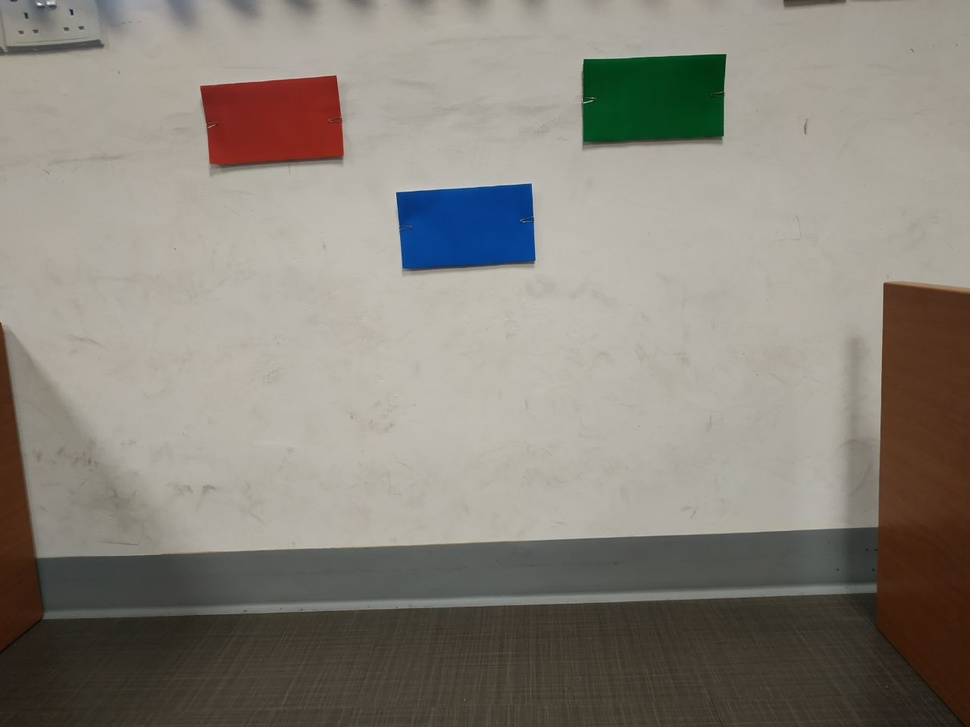
#> input picture Payload/target.jpg, 970 x 727 px, shrunk from 1280 x 960 before the run
$ python detect.py
#> lines starting #> are read from the running program, lines starting #| are printed output that depends on the picture; after the words box and inside, x2 and y2 are one past the last pixel; in counts of white or black regions, pixels touching at a corner belong together
import cv2
import numpy as np
import imutils

#cv2.ocl.setUseOpenCL(False)
#where is the image stored
image=cv2.imread('target.jpg')
#> image is the input picture: shape (727, 970, 3); mean B, G, R 123.2, 132.2, 137.1

#range of BGR values. cuz apparently opencv represents images as Np arrays in reverse order?
D_PRINT = True
def dprint(s):
    if D_PRINT:
        print(s)

mapping = {'red': ([17,15,100],[50,56,200])}

color2detect = 'red'
boundaries = mapping[color2detect]

#cv2.imshow('image',image)
lower=np.array(boundaries[0], dtype = "uint8")
upper=np.array(boundaries[1],dtype = "uint8")
mask=cv2.inRange(image, lower, upper) # binary mask of white n black pixel
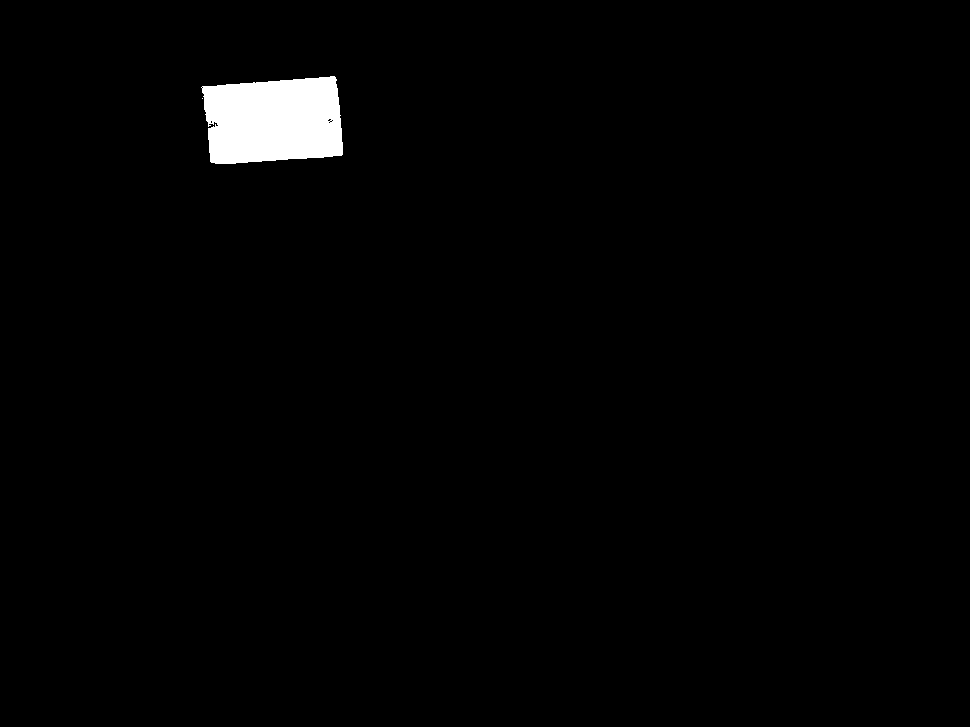
#> mask: shape (727, 970); 1.5% white; 2 white regions (1 under 20 px)
#cv2.imshow('mask',mask)
result=cv2.bitwise_and(image, image, mask=mask)
#cv2.imshow('images',np.hstack([image,result]))
cv2.waitKey(0)
result=np.array(result)
#cv2.imshow('result2',result)
contours=cv2.findContours(mask,cv2.RETR_LIST,cv2.CHAIN_APPROX_SIMPLE)
#> contours = 8 contours, 7 with area under 20; largest, box (x1, y1, x2, y2) and area: (201, 76, 343, 164) 10380
contours = imutils.grab_contours(contours)
dims = ()
for c in contours:
    peri = cv2.arcLength(c,True)
    approx = cv2.approxPolyDP(c,0.04*peri,True)

    x,y,w,h=cv2.boundingRect(np.float32(approx)) #returns rectangle object with xy cor of top left corner n width n height parameter
    if w >= 100 and h >= 80:
        dims= (x,y)
        break
#> this loop made 8 passes
#> (peri, approx, x, y, w, h) on passes 1, 4, 7, 8: (5.66, [[328, 122], [329, 121], [330, 122], [329, 123]], 328, 121, 3, 3), (5.66, [[331, 120], [332, 119], [333, 120], [332, 121]], 331, 119, 3, 3), (5.66, [[201, 87], [202, 86], [203, 87], [202, 88]], 201, 86, 3, 3), (471.1, [[335, 77], [202, 86], [210, 161], [341, 155]], 202, 77, 140, 85)
#> (peri, x, y, w, h) on passes 2, 3, 5, 6: (7.66, 329, 120, 4, 3), (7.66, 210, 120, 3, 4), (10.49, 327, 118, 5, 4), (0, 202, 98, 1, 1)

dprint(dims)
#| (202, 77)

# [7 lines of commented-out code are left out]
